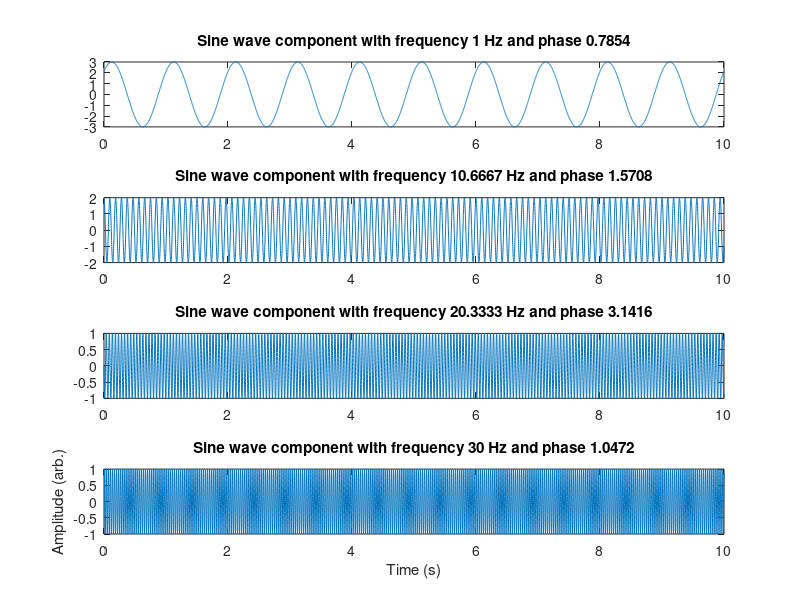
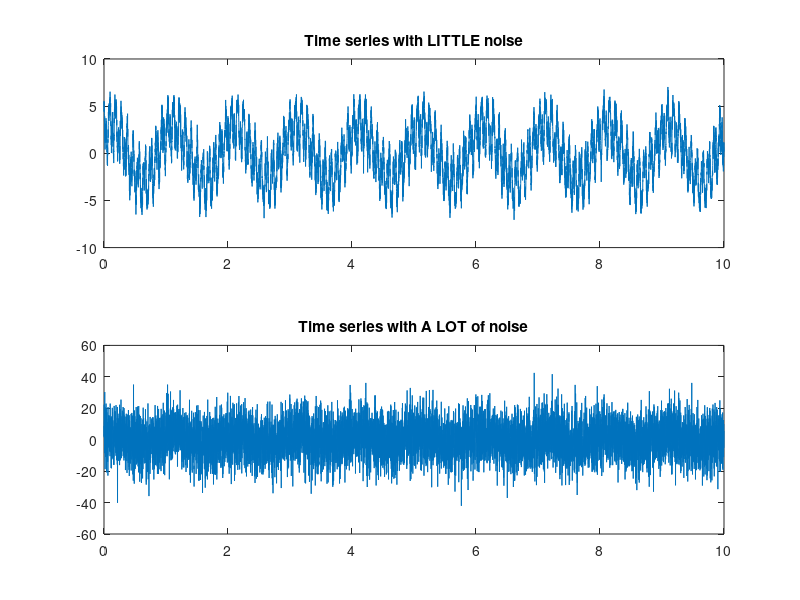
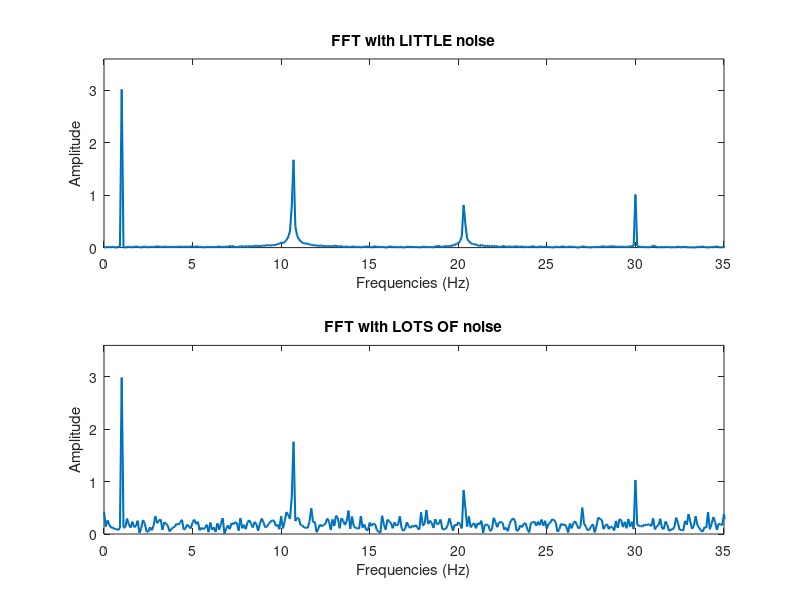

Here is the MATLAB script that generated these plots, in order: (Note: this script raises an error after producing the figures.)
%%
%   COURSE: Neural signal processing and analysis: Zero to hero
%  SESSION: Problem set: Spectral analyses of real and simulated data
%  TEACHER: Mike X Cohen, sincxpress.com
%

clear, clc

%% 1) Generate 10 seconds of data at 1 kHz, comprising 4 sine waves with different 
%    frequencies (between 1 and 30 Hz) and different amplitudes.
%    Plot the individual sine waves, each in its own plot. In separate subplots,
%    plot the summed sine waves with (1) a little bit of noise and (2) a lot of noise.
% 

srate  = 1000;
frex   = linspace(1,30,4);
amplit = [ 3 2 1 1 ];
phases = [ pi/4 pi/2 pi pi/3 ];
time   = 0:1/srate:10;

% create sine waves, first initialize to correct size
sine_waves = zeros(length(frex),length(time));

for fi=1:length(frex)
    sine_waves(fi,:) =  amplit(fi) * sin(2*pi*time*frex(fi) + phases(fi));
end

figure(1), clf

% plot constituent sine waves (without noise)
for snum=1:4
    subplot(4,1,snum)
    plot(time,sine_waves(snum,:))
    title([ 'Sine wave component with frequency ' num2str(frex(snum)) ' Hz and phase ' num2str(phases(snum)) ])
end
xlabel('Time (s)'), ylabel('Amplitude (arb.)')

% sum sinewaves and add noise
littleNoise = 0.6 * randn(1,length(time)) + sum(sine_waves,1);
lotsOfNoise = 10  * randn(1,length(time)) + sum(sine_waves,1);


% plot summed sine waves with little/lot of noise
figure(2), clf
subplot(211)
plot(time,littleNoise)
title('Time series with LITTLE noise')

subplot(212)
plot(time,lotsOfNoise)
title('Time series with A LOT of noise')

%% 2) Compute the power spectrum of the simulated time series (use FFT) and plot the results, 
%    separately for a little noise and a lot of noise. Show frequencies 0 to 35 Hz.
%    How well are the frequencies reconstructed, and does this depend on noise?
%    
%    Frequencies are clearly shown in both spectra, noise influences the
%    clearness of the graphs, but the frequency domain is clearly easier to
%    read than the time-domain

figure(3), clf

% normalisation factor
pnts = length(time);

for noisei=1:2
    
    % FFT
    if noisei==1
        f = 2*abs(fft(littleNoise)/pnts);
    else
        f = 2*abs(fft(lotsOfNoise)/pnts);
    end
    
    % compute frequencies in Hz
    hz = linspace(0,srate/2,floor(pnts/2)+1);
    
    % plot the amplitude spectrum
    subplot(2,1,noisei)
    plot(hz,f(1:length(hz)),'linew',1.5)
    xlabel('Frequencies (Hz)'), ylabel('Amplitude')
    set(gca,'xlim',[0 35],'ylim',[0 max(amplit)*1.2]) % is this ([0 1]) a good choice for x-axis limit?!?!?! nope
    
    if noisei==1
        title('FFT with LITTLE noise')
    else
        title('FFT with LOTS OF noise')
    end
end


%% 3) Compute the power spectrum of data from electrode 7 in the laminar V1 data. 
%    First, compute the power spectrum separately for each trial and then average the power 
%    results together. 
%    Next, average the trials together and then compute the power spectrum. 
%    Do the results look similar or different, and are you surprised? Why might they look 
%    similar or different?
% 
%    The averaging done after FFT on each trial produces more noises at
%    neighbouring frequencies across the entire spectum; albeit the
%    structure is generally preserved, the FFT on the trial average outputs
%    less power and a flatter spectrum, which nearly cancel out the ~50Hz
%    component visible in the first spectrum (i.e., most of the gamma
%    oscillations are not phase-locked in the signal, thus if you average
%    the signal, this component vanishes)

clear

% load the LFP data and increase precision
load v1_laminar.mat
csd = double(csd);

% pick which channel
chan2use = 7;
pnts = length(timevec); % = length(csd(1,:,1))

% FFT of all trials individually (note that you can do it in one line!) the
% dimension is 1 because of the squeeze
powspectSeparate = fft(squeeze(csd(chan2use,:,:)),[],1)/pnts;
% Then average the single-trial spectra together (average over trials, not over frequencies)
powspectSeparate = mean((2*abs(powspectSeparate)).^2,2); % trials --> dim. 2

% now average trials first, then take the FFT of the trial average
powspectAverage  = mean(csd(chan2use,:,:),3);
powspectAverage  = (2*abs(fft(powspectAverage)/pnts)).^2;

% frequencies in Hz
hz = linspace(0,srate/2,floor(length(timevec)/2)+1);


% now plot
figure(4), clf
set(gcf,'name',[ 'Results from electrode ' num2str(chan2use) ])
subplot(211)
plot(hz,powspectSeparate(1:length(hz)),'linew',1.5)
set(gca,'xlim',[0 100],'ylim',[0 30000])
xlabel('Frequency (Hz)'), ylabel('Power')
title(['Averaging done after FFT on each trial: electrode ' num2str(chan2use)]) 

subplot(212)
plot(hz,powspectAverage(1:length(hz)),'linew',1.5)
xlabel('Frequency (Hz)'), ylabel('Power')
set(gca,'xlim',[0 100],'ylim',[0 30000])
title(['FFT done on trial average: electrode ' num2str(chan2use)])

%% 4) Do the same as above but for electrode 1. 
%    How do these results compare to the results from channel 7, and does this depend on
%    whether you average first in the time-domain or average the individual power spectra?
%    ANATOMICAL NOTE: channel 7 is around L4; channel 1 is in the hippocampus.
% 
%    the components visible at ~50Hz for electrod 7 is clearly missing;
%    there is just a 1/f structure which is way sharper for the averaging-before-FFT
%    than for the single trial FFTs 

clear

% load the LFP data and increase precision
load v1_laminar.mat
csd = double(csd);

% pick which channel
chan2use = 1;
pnts = length(timevec); % = length(csd(1,:,1))

% FFT of all trials individually (note that you can do it in one line!) the
% dimension is 1 because of the squeeze
powspectSeparate = fft(squeeze(csd(chan2use,:,:)),[],1)/pnts;
% Then average the single-trial spectra together (average over trials, not over frequencies)
powspectSeparate = mean((2*abs(powspectSeparate)).^2,2); % trials --> dim. 2

% now average trials first, then take the FFT of the trial average
powspectAverage  = mean(csd(chan2use,:,:),3);
powspectAverage  = (2*abs(fft(powspectAverage)/pnts)).^2;

% frequencies in Hz
hz = linspace(0,srate/2,floor(length(timevec)/2)+1);


% now plot
figure(4), clf
set(gcf,'name',[ 'Results from electrode ' num2str(chan2use) ])
subplot(211)
plot(hz,powspectSeparate(1:length(hz)),'linew',1.5)
set(gca,'xlim',[0 100],'ylim',[0 95000])
xlabel('Frequency (Hz)'), ylabel('Power')
title(['Averaging done after FFT on each trial: electrode ' num2str(chan2use)]) 

subplot(212)
plot(hz,powspectAverage(1:length(hz)),'linew',1.5)
xlabel('Frequency (Hz)'), ylabel('Power')
set(gca,'xlim',[0 100],'ylim',[0 95000])
title(['FFT done on trial average: electrode ' num2str(chan2use)])

%% 5) Fourier transform from scratch!
% Hey, wouldn't it be fun to program the discrete-time Fourier transform
% from scratch! Yes, of course it would be. Let's do that.
% 
% Generate a 20-element vector of random numbers.
% Use the hints below to help you write the Fourier transform.
% Next, use the fft function on the same data to verify that your FT was accurate.

clear

N       = 20;          % length of sequence
signal  = randn(1,N);  % data
srate   = 100;
fTime   = (0:N-1)/N;   % "time" used in Fourier transform

% initialize Fourier output matrix
fourierCoefs = zeros(size(signal)); 

% loop over frequencies
for fi=1:N
    
    % create sine wave for this frequency
    fourierSine = exp( -1i*2*pi*(fi-1)*fTime );
    
    % compute dot product as sum of point-wise elements
    fourierCoefs(fi) = sum(fourierSine.*signal);
    
end

% divide by N to scale coefficients properly anc compute Hz frequencies
fourierCoefs = fourierCoefs / N;
hz = linspace(0,srate/2,floor(N/2)+1); 

figure(5), clf
subplot(211)
plot(signal)
xlim([1,20])
title('Data')

subplot(212)
plot(hz,abs(fourierCoefs(1:length(hz))*2),'*-')
xlabel('Frequency (Hz)')

% for comparison, use the fft function on the same data
fourierCoefsF = 2*abs(fft(signal)/N);

% plot the results on top. Do they look similar? (Should be identical!)
hold on
plot(hz,fourierCoefsF(1:length(hz)),'ro')
legend({'Manual FT';'FFT'})
title('Fourier trasform')

%% 6) zero-padding and interpolation
% Compute the power spectrum of channel 7 from the V1 dataset. Take the
% power spectrum of each trial and then average the power spectra together.
% But don't use a loop over trials! And use only the data from 0-.5 sec. 
% 
% What is the frequency resolution?
%   > native freq. resolution is ~2 Hz
% 
% Repeat this procedure, but zero-pad the data to increase frequency
% resolution. Try some different zero-padding numbers. At what multiple of the native nfft
% does the increased frequency resolution have no appreciable visible effect on the results?
%   > it makes the spectrum smoother
%   > the shape of the spectrum never changes a lot actually 

clear

% load the LFP data and increase precision
load v1_laminar.mat
csd = double(csd);

chan2use = 7;
pnts = length(timevec); % = length(csd(1,:,1))

tidx(1) = dsearchn(timevec',0);
tidx(2) = dsearchn(timevec',.5);

% set nfft to be multiples of the length of the data
nfft = 20 * (diff(tidx)+1);

powspect = fft(squeeze(csd(chan2use,(tidx(1):tidx(2)),:)),nfft,1)/pnts; % data --> dim. 1 because of squeeze
powspect = mean((2*abs(powspect)).^2,2); % trials --> dim. 2

hz = linspace(0,srate/2,floor(nfft/2)+1);

figure(6), clf
plot(hz,powspect(1:length(hz)),'k-o')
xlabel('Frequency (Hz)'), ylabel('Power')
set(gca,'xlim',[0 120])
title([ 'Frequency resolution is ' num2str(mean(diff(hz))) ' Hz' ])


%% 7) Poor man's filter via frequency-domain manipulations.
%  The goal of this exercise is to see how a basic frequency-domain filter
%  works: Take the FFT of a signal, zero-out some Fourier coefficients,
%  take take the IFFT. 
%  Here you will do this by generating a 1/f noise signal and adding 50 Hz
%  line noise.

clear

% Generate 1/f noise with 50 Hz line noise. 
srate = 1234;
npnts = srate*3;
time  = (0:npnts-1)/srate;

% the key parameter of pink noise is the exponential decay (ed)
ed = 50; % try different values!
as = rand(1,npnts) .* exp(-(0:npnts-1)/ed);
fc = as .* exp(1i*2*pi*rand(size(as)));

signal = real(ifft(fc)) * npnts;

% now add 50 Hz line noise
signal = signal + 1*sin(2*pi*50*time);

% compute its spectrum
hz = linspace(0,srate/2,floor(npnts/2)+1);
signalX = fft(signal);


%%% plot the signal and its amplitude spectrum
figure(7), clf
subplot(211)
plot(time,signal,'k')
xlabel('Time (s)'), ylabel('Activity')
title('Time domain')

subplot(212)
plot(hz,2*abs(signalX(1:length(hz)))/npnts,'k')
set(gca,'xlim',[0 80])
xlabel('Frequency (Hz)'), ylabel('Amplitude')
title('Frequency domain')

%% zero-out the 50 Hz component

% find the index into the frequencies vector at 50 hz
hz50idx = dsearchn(hz',50);

% create a copy of the frequency vector
signalXf = signalX; % f=filter

% zero out the 50 Hz component
signalXf(hz50idx) = 0;

% take the IFFT of the spectrum whose 50Hz components is removed
signalf = real(ifft(signalXf));

% take back FFT of filtered signal
signalXf = fft(signalf);


% plot on top of original signal
figure(8), clf
subplot(211), hold on
plot(time,signal,'k')
plot(time,signalf,'r')
xlabel('Time (s)'), ylabel('Activity')
title('Time domain')

subplot(212), hold on
plot(hz,2*abs(signalX(1:length(hz)))/npnts,'k')
plot(hz,2*abs(signalXf(1:length(hz)))/npnts,'ro-','markerfacecolor','r')
set(gca,'xlim',[0 80])
xlabel('Frequency (Hz)'), ylabel('Amplitude')
title('Frequency domain')


%%% QUESTION: Why do you need to take the real part of the ifft?
%   > because you forgot the negative frequencies you fool!
%   but there might also be some residual imag part due to computer
%   rounding errors even though theoretically they should all cancel out,
%   even in case you correctly removed both pos. and neg. frequecies)
% 
%%% QUESTION: Why doesn't this procedure get rid of the line noise?!?!?!?
%   > because you forgot the negative frequencies you fool!
% 


%% now fix the problem ;)

% Notice that the filter didn't work: It attenuated but did not eliminate
% the line noise. Why did this happen? Use plotting to confirm your
% hypothesis! Then fix the problem in this cell ;)

% find the index into the frequencies vector at 50 hz
hz50idx = dsearchn(hz',50);

% create a copy of the frequency vector
signalXf = signalX; % f=filter

% zero out the 50 Hz component
signalXf(hz50idx)       = 0;
signalXf(end-hz50idx+2) = 0; % hint: the negative freqs. (+2 to account for DC and indexing(zero freq = position one))

% take the IFFT
signalff = ifft(signalXf);

% take FFT of filtered signal
signalXf = fft(signalff);


% plot all three versions
figure(9), clf
subplot(211), hold on
plot(time,signal,'k')
plot(time,signalf,'b')
plot(time,signalff,'r')
xlabel('Time (s)'), ylabel('Activity')
legend({'Original';'Half-filtered';'Filtered'})
title('Time domain')

subplot(212), hold on
plot(hz,2*abs(signalX(1:length(hz)))/npnts,'k')
plot(hz,2*abs(signalXf(1:length(hz)))/npnts,'ro-','markerfacecolor','r')
set(gca,'xlim',[0 80])
xlabel('Frequency (Hz)'), ylabel('Amplitude')
title('Frequency domain')

%% 8) Exploring why the filter in #7 isn't a good filter
%   > basically because just zeroing out a frequency bin generates a sharp
%   nonstationarity in the signal, such as the one more evident in the
%   simulation here below

% number of time points
N = 1000;

% generate a flat Fourier spectra
fourspect1 = ones(N,1);

% copy it and zero-out some fraction
fourspect2 = fourspect1;
fourspect2(round(N*.1):round(N*.2)) = 0;

% create time-domain signals via IFFT of the spectra
signal1 = real(ifft(fourspect1));
signal2 = real(ifft(fourspect2));
time = linspace(0,1,N);


% and plot!
figure(10), clf
subplot(211)
plot(time,fourspect1, time,fourspect2,'linew',2)
set(gca,'ylim',[0 1.05])
xlabel('Frequency (a.u.)')
title('Frequency domain')
legend({'Flat spectrum';'With edges'})

subplot(212)
plot(time,signal1, time,signal2,'linew',2)
set(gca,'ylim',[-1 1]*.05)
xlabel('Time (a.u.)')
title('Time domain')
legend({'Flat spectrum';'With edges'})


%% done.
